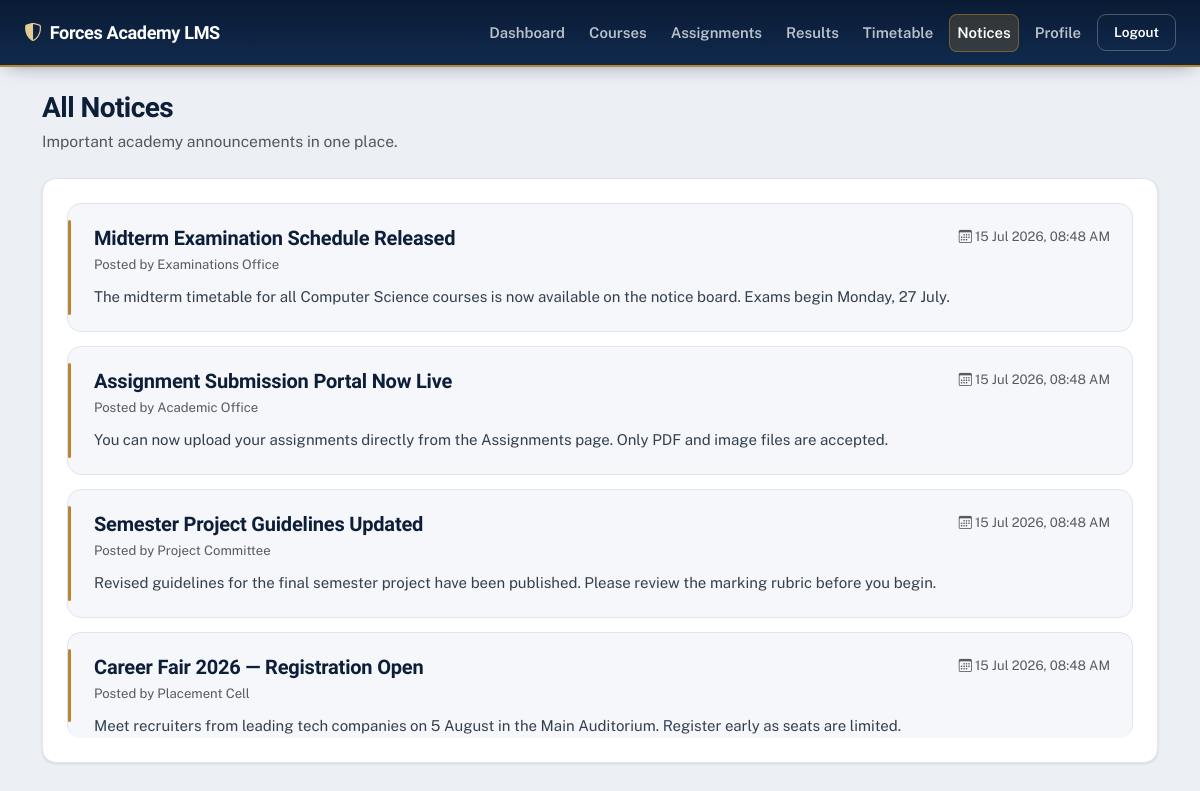
Page /notices.php (signed in) on the committed database.
### tables this page shows
CREATE TABLE IF NOT EXISTS notices (
    id          INT(11) PRIMARY KEY AUTO_INCREMENT,
    title       VARCHAR(200) NOT NULL,
    content     TEXT,
    posted_by   VARCHAR(100),
    created_at  TIMESTAMP DEFAULT CURRENT_TIMESTAMP
);

### config/auth.php (called while the page is built, shortened)
<?php
function e($value)
{
    return htmlspecialchars((string)$value, ENT_QUOTES, 'UTF-8');
}

### notices.php (the view, shortened to what this page needs)
<?php
require_once 'config/auth.php';
$notices = mysqli_query($conn, "SELECT id, title, content, posted_by, created_at FROM notices ORDER BY created_at DESC");
?>
<!DOCTYPE html>
<html lang="en">
<head>
<link href="https://cdn.jsdelivr.net/npm/bootstrap@5.3.0/dist/css/bootstrap.min.css" rel="stylesheet">
<link rel="stylesheet" href="https://cdn.jsdelivr.net/npm/bootstrap-icons@1.11.3/font/bootstrap-icons.css">
<link rel="stylesheet" href="css/style.css">
</head>
<body class="dashboard-body">
<nav class="navbar navbar-expand-lg navbar-dark app-navbar">
  <div class="container-fluid px-4">
    <a class="navbar-brand d-flex align-items-center gap-2" href="dashboard.php"><i class="bi bi-shield-shaded"></i> Forces Academy LMS</a>
    <div class="navbar-nav ms-auto flex-row gap-2 align-items-center">
      <a class="nav-link text-white" href="dashboard.php">Dashboard</a>
      <a class="nav-link text-white" href="courses.php">Courses</a>
      <a class="nav-link text-white" href="assignments.php">Assignments</a>
      <a class="nav-link text-white" href="results.php">Results</a>
      <a class="nav-link text-white" href="timetable.php">Timetable</a>
      <a class="nav-link text-white active" href="notices.php">Notices</a>
      <a class="nav-link text-white" href="profile.php">Profile</a>
      <a class="btn btn-logout" href="logout.php">Logout</a>
    </div>
  </div>
</nav>
<div class="container py-4">
  <div class="page-hero mb-4">
    <h2 class="mb-1">All Notices</h2>
    <p class="text-muted mb-0">Important academy announcements in one place.</p>
  </div>
  <div class="card p-4">
    <?php if (mysqli_num_rows($notices) > 0): ?>
      <?php while ($notice = mysqli_fetch_assoc($notices)): ?>
        <div class="notice-item notice-item-large" id="notice-<?php echo (int) $notice['id']; ?>">
          <div class="d-flex flex-column flex-md-row justify-content-between gap-2 mb-2">
            <div>
              <h5 class="mb-1"><?php echo e($notice['title']); ?></h5>
              <div class="small text-muted">Posted by <?php echo e($notice['posted_by']); ?></div>
            </div>
            <div class="small text-muted"><i class="bi bi-calendar3"></i> <?php echo date('d M Y, h:i A', strtotime($notice['created_at'])); ?></div>
          </div>
          <p class="mb-0 notice-content"><?php echo nl2br(e($notice['content'])); ?></p>
        </div>
      <?php endwhile; ?>
    <?php endif; ?>
  </div>
</div>
</body>
</html>

### css/style.css (style rules this page uses)
:root { --ink:#0a1b34; --ink-2:#102a4e; --ink-3:#16365f; --brass:#b8862f; --brass-600:#9a6f22; --brass-700:#7d5a1a; --brass-050:#f8f0dd; --brass-100:#f0e1bf; --brass-200:#e4cd95; --brand:var(--brass); --brand-700:var(--brass-700); --brand-600:var(--brass-600); --brand-500:var(--brass); --brand-050:var(--brass-050); --brand-100:var(--brass-100); --brand-200:var(--brass-200); --blue:var(--brass);--blue-dark:var(--brass-700);--blue-light:var(--brass); --blue-50:var(--brass-050);--blue-100:var(--brass-100); --navy:var(--ink);--navy-2:var(--ink-2); --heading:#0d1e38; --ink-text:#0d1e38; --text:#33404f; --muted:#697687; --bg:#eceff4; --surface:#ffffff; --surface-2:#f5f7fb; --line:#e0e5ee; --line-2:#eef1f6; --success:#1f8a5b; --success-bg:#e6f5ee; --success-line:#b8e6cd; --danger:#c23b34; --danger-bg:#fbeceb; --danger-line:#f2c5c1; --warn-bg:#fbf2df; --warn-line:#eddaad; --warn-ink:#7d5a1a; --radius:14px; --radius-sm:10px; --radius-xs:8px; --shadow-xs:0 1px 2px rgba(10,27,52,.06); --shadow-sm:0 1px 3px rgba(10,27,52,.07),0 1px 2px rgba(10,27,52,.04); --shadow:0 12px 30px -14px rgba(10,27,52,.32),0 2px 6px rgba(10,27,52,.06); --shadow-lg:0 30px 60px -22px rgba(10,27,52,.42),0 6px 14px rgba(10,27,52,.10); --ring:0 0 0 4px rgba(184,134,47,.20); }
* { box-sizing:border-box; }
body { font-family:'Public Sans','Segoe UI',system-ui,Arial,sans-serif; margin:0;color:var(--text);font-size:15px;line-height:1.62; -webkit-font-smoothing:antialiased;text-rendering:optimizeLegibility; }
a { text-decoration:none;color:var(--brass-700);transition:color .15s; }
h1,h2,h3,h4,h5,h6 { font-family:'Bricolage Grotesque','Public Sans',system-ui,sans-serif; color:var(--heading);letter-spacing:-.01em;font-weight:800; }
.dashboard-body { background:var(--bg);min-height:100vh; }
.app-navbar { background:linear-gradient(180deg,var(--ink),var(--ink-2)); padding:13px 0;box-shadow:0 4px 20px -8px rgba(10,27,52,.55); border-bottom:2px solid var(--brass); }
.app-navbar .navbar-brand { font-family:'Bricolage Grotesque';font-weight:800;font-size:1.13rem;color:#fff;letter-spacing:-.02em; }
.app-navbar .navbar-brand i { color:var(--brass-200); }
.app-navbar .nav-link { color:rgba(255,255,255,.72)!important;font-weight:600;font-size:.93rem;padding:7px 13px;border-radius:8px;transition:.15s; }
.app-navbar .nav-link.active { color:#fff!important;background:rgba(184,134,47,.22);box-shadow:inset 0 0 0 1px rgba(184,134,47,.5); }
.btn-logout { border:1px solid rgba(255,255,255,.26);color:#fff;border-radius:9px;font-size:.85rem;font-weight:600;padding:7px 16px;transition:.15s; }
.welcome-banner,.page-hero { margin-bottom:6px; }
.welcome-banner h2,.page-hero h2 { font-weight:800;letter-spacing:-.02em;font-size:1.75rem; }
.welcome-banner p,.page-hero p { font-size:.98rem;color:var(--muted); }
.card { border:1px solid var(--line);border-radius:var(--radius);background:var(--surface);box-shadow:var(--shadow-sm); }
.notice-item { border-bottom:1px solid var(--line-2);padding:16px 0;transition:.16s ease; }
.notice-item:last-child { border-bottom:none;padding-bottom:0; }
.notice-item h6,.notice-item-large h5 { color:var(--heading);font-weight:700; }
.notice-item-large { padding:22px 22px 22px 26px;border:1px solid var(--line);border-radius:var(--radius);margin-bottom:14px;background:var(--surface-2);position:relative; }
.notice-item-large::before { content:"";position:absolute;left:0;top:16px;bottom:16px;width:3px;border-radius:3px;background:var(--brass); }
.notice-item-large:last-child { margin-bottom:0; }
.notice-content { color:var(--text);line-height:1.72; }

### rows in the picture
notices: title "Midterm Examination Schedule Released", posted_by "Examinations Office", created_at "15 Jul 2026, 08:48 AM", content "The midterm timetable for all Computer Science courses is now available on the notice board. Exams begin Monday, 27 July."
notices: title "Assignment Submission Portal Now Live", posted_by "Academic Office", created_at "15 Jul 2026, 08:48 AM", content "You can now upload your assignments directly from the Assignments page. Only PDF and image files are accepted."
notices: title "Semester Project Guidelines Updated", posted_by "Project Committee", created_at "15 Jul 2026, 08:48 AM", content "Revised guidelines for the final semester project have been published. Please review the marking rubric before you begin."
notices: title "Career Fair 2026 — Registration Open", posted_by "Placement Cell", created_at "15 Jul 2026, 08:48 AM", content "Meet recruiters from leading tech companies on 5 August in the Main Auditorium. Register early as seats are limited."
